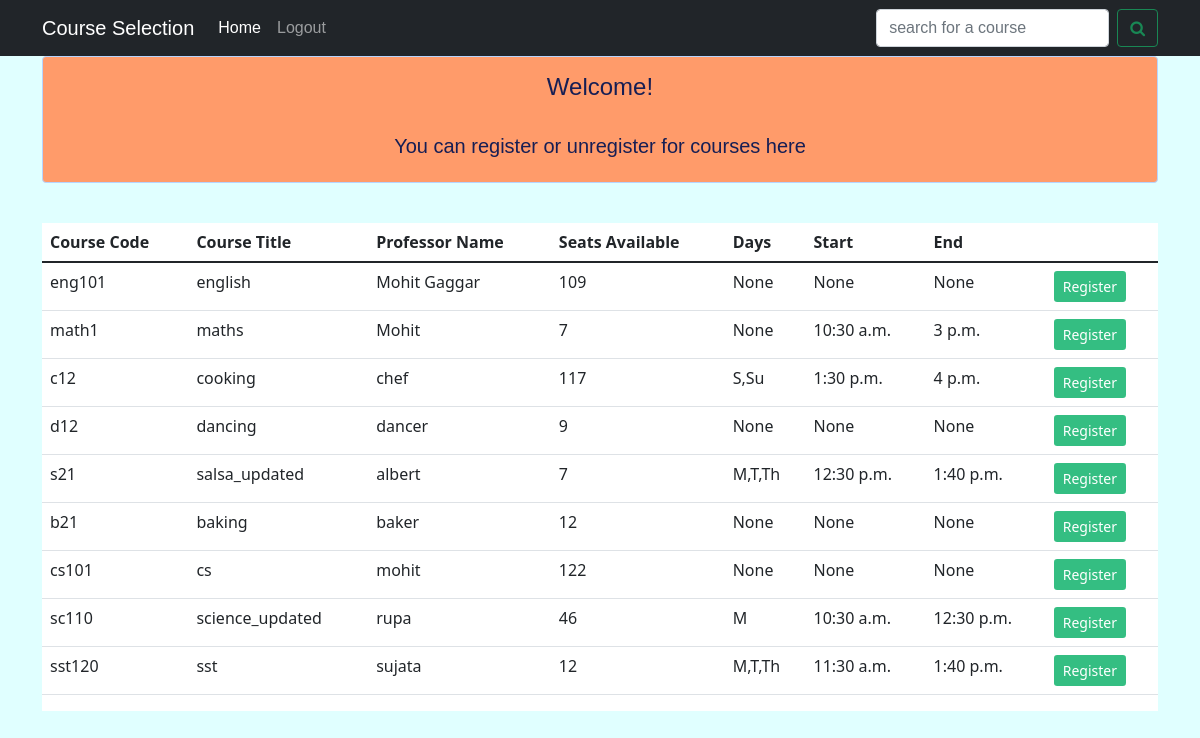
The page /pick_course (signed in) on the database as committed earlier.
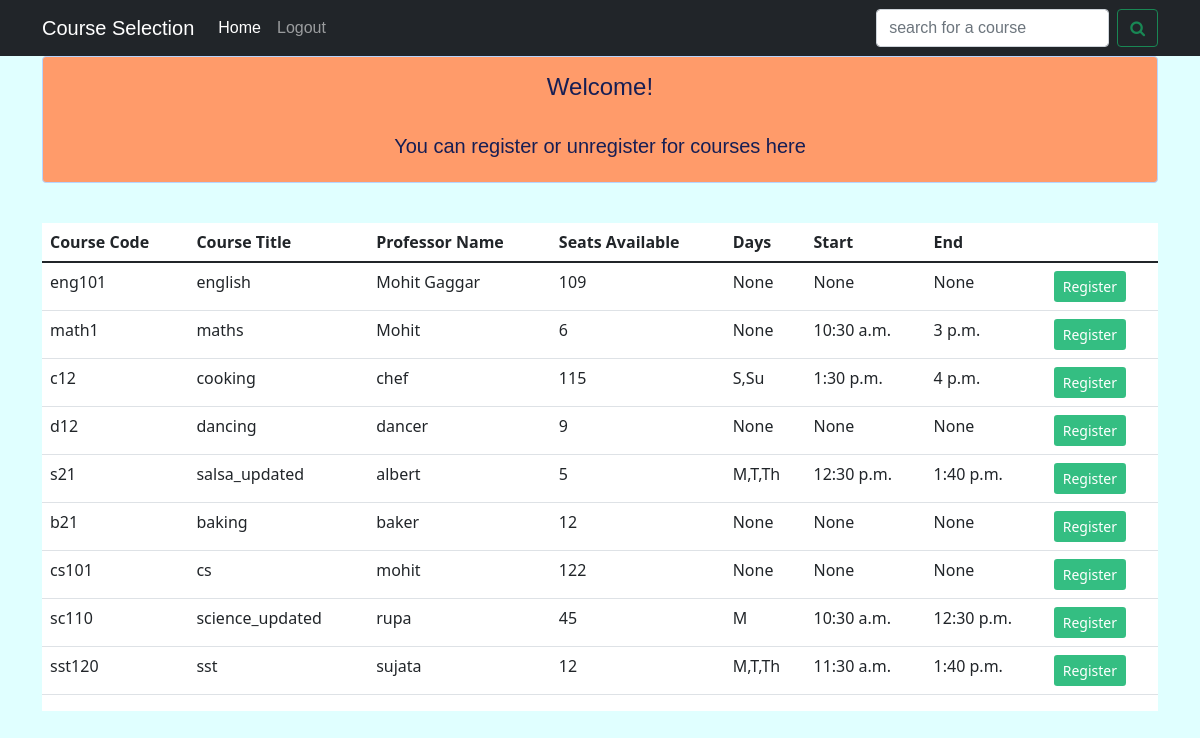
The same page on the database as committed later.
### pick_courses/models.py (models this page shows)
class course(models.Model):
    name=models.CharField(max_length=100)
    course_id=models.CharField(max_length=100,primary_key=True)
    days=models.TextField(null=True)
    start_time=models.TimeField(null=True)
    end_time=models.TimeField(null=True)
    description=models.TextField(null=True)

class available_course(course):
    prof_name=models.CharField(max_length=100)
    prof_id=models.CharField(max_length=100)
    seats_available=models.IntegerField(default=0)
    prerequisites=models.TextField(null=True)

class course(models.Model):
    name=models.CharField(max_length=100)
    course_id=models.CharField(max_length=100,primary_key=True)
    days=models.TextField(null=True)
    start_time=models.TimeField(null=True)
    end_time=models.TimeField(null=True)
    description=models.TextField(null=True)

### pick_courses/views.py (the view)
# urls.py: path('pick_course',views.display_courses,name="display_courses"),
def display_courses(request):
    if(not request.user.is_authenticated):
        return redirect('signin')
    all_courses = get_all_courses()
    passing_obj={'courses' : all_courses}
    passing_obj['number_of_courses']=len(all_courses)
    try:
        user_id=request.user.username
        registered_courses=[]
        registered_courses=user_registered_courses(user_id)
        registered_courses_objects=get_course_objects(registered_courses)
        registered_course_ids=''
        for i in registered_courses_objects:
            registered_course_ids+=' '+str(i.course_id)
        passing_obj['registered_course']=registered_course_ids
        user_obj=get_user_object(user_id)
        passing_obj['user_name']=user_obj.name
    except:
        pass
    return render(request,'courses.html',passing_obj)

### pick_courses/views.py (called while the page is built)
def get_user_object(user_id):
    return myuser.objects.get(Q(user_id=user_id))

def get_all_courses():
    return available_course.objects.all()

def user_registered_courses(user_id):
    user_obj=get_user_object(user_id)
    if(user_obj.registered_courses):
        return [i for i in user_obj.registered_courses.split(',')]
    return []

### templates/courses.html (shortened to what this page needs)
<div id='div1'>
	{% extends 'base.html' %}
	{% block navbar_brand %}
		<a class="navbar-brand" href="pick_course">Course Selection</a>
	{% endblock%}
	{% block navbar_items %}
	<li class="nav-item">
		<a class="nav-link active" aria-current="page" href="home">Home</a>
	</li>
	<li class="nav-item">
		<a class="nav-link" aria-current="page" href="signout">Logout</a>
	</li>
	{% endblock%}
	{% block search %}
	<form class="d-flex" action="/search" style="margin: 0px;">
		<input class="form-control me-2" type="search" placeholder="search for a course" aria-label="Search" name="course_name">
		<button type="submit" class="btn btn-outline-success"><i class="fa fa-search"></i></button>
	</form>
	{% endblock %}
	{% block content %}
	<div class="container " style="text-align:center;">
		<div class="alert alert-primary my-alert" role="alert">
			<h4>Welcome! <b>{{user_name}}</b></h4>
			<br>
			{% if number_of_courses%}
			<h5>You can register or unregister for courses here</h5>
			{% else %}
			<h5>No courses found</h5>
			{%endif%}
		</div>
	</div>
	<br>
	{% if number_of_courses %}
	<div class="container">
		<div class="table-responsive" style="background-color: white;">
		<table class="table  table-hover  " id="mytable" style="font-family: Candara,Calibri,Segoe,Segoe UI,Optima,Arial,sans-serif; ">
			<thead>
				<tr>
					<th scope="col">Course Code</th>
					<th scope="col">Course Title</th>
					<th scope="col">Professor Name</th>
					<th scope="col">Seats Available</th>
					<th scope="col">Days</th>
					<th scope="col">Start</th>
					<th scope="col">End</th>
					<th></th>
				</tr>
			</thead>
			<tbody>
			{% for i in courses%}
				<tr>
					<td name='course_id' id="course_id" value='{{i.course_id}}'>{{i.course_id}}</td>
					<td name='course_name'id="course_name">{{i.name}}</td>
					<td>{{i.prof_name}}</td>
					<td>{{i.seats_available}}</td>
					<td>{{i.days}}</td>
					<td>{{i.start_time}}</td>
					<td>{{i.end_time}}</td>
					<td><button onclick='reg(this)' class="btn btn-sm"></button></td>
				</tr>
			{% endfor %}
			</tbody>
		</table>
	</div>
</div>
</div>
{% endif %}
{% endblock%}

### templates/base.html (shortened to what this page needs)
<!DOCTYPE html>
<html lang="en">
<head>
    <link href="https://cdn.jsdelivr.net/npm/bootstrap@5.1.3/dist/css/bootstrap.min.css" rel="stylesheet"
>
    <link rel="stylesheet" href="https://cdnjs.cloudflare.com/ajax/libs/font-awesome/4.7.0/css/font-awesome.min.css">
</head>
<body>
        <nav class="navbar navbar-expand-lg navbar-dark bg-dark ">
        <div class="container">
                {% block navbar_brand %}
                {% endblock%}
                <div class="collapse navbar-collapse" id="navbarSupportedContent">
                    <ul class="navbar-nav me-auto mb-2 mb-lg-0 ">
                        {% block navbar_items %}
                        {% endblock%}
                    </ul>
                    {% block search%}
                    {% endblock %}
                </div>
        </div>
    </nav>
    {% block content %}
    {% endblock%}
</body>
</html>

### templates/base.html (style rules this page uses)
body { background-color:lightcyan; font-family: Verdana, Geneva, sans-serif; }
.my-alert { background-color: #FF9B6A; color:#161E54 ; }

Rows that differ between the two databases and show on the page:
changed available_course "Mohit": seats_available "7" → "6"
changed available_course "chef": seats_available "117" → "115"
changed available_course "albert": seats_available "7" → "5"
changed available_course "rupa": seats_available "46" → "45"
